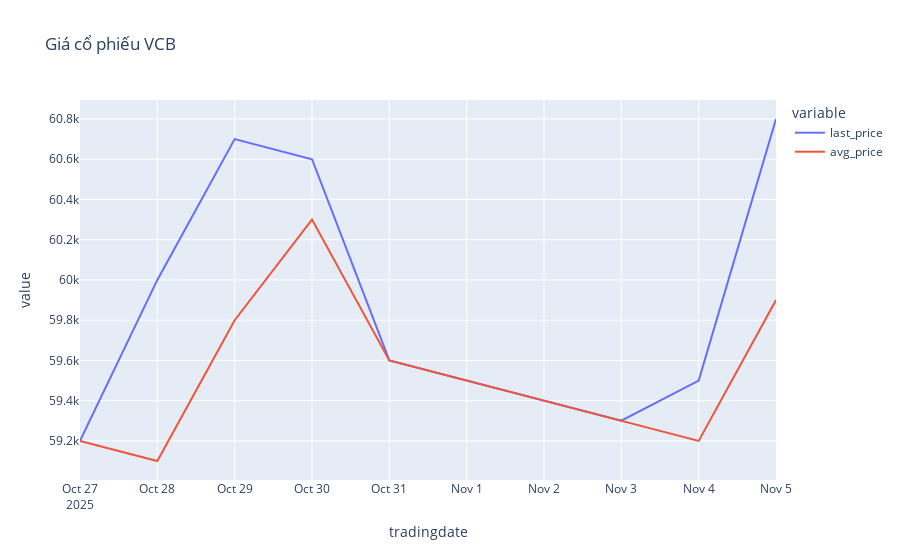

This figure's notebook cell:
### Code cell
symbol = "VCB"
df_symbol = pandas_df[pandas_df['symbol'] == symbol].sort_values('tradingdate')

fig = px.line(df_symbol, x='tradingdate', y=['last_price', 'avg_price'], title=f'Giá cổ phiếu {symbol}')
fig.show()

### Figure 1 — Plotly figure (JSON) as saved in the notebook; plotly's stock layout.template omitted (floating-point values rounded to 4 significant figures)
{"data": [{"hovertemplate": "variable=last_price<br>tradingdate=%{x}<br>value=%{y}<extra></extra>", "legendgroup": "last_price", "line": {"color": "#636efa", "dash": "solid"}, "marker": {"symbol": "circle"}, "mode": "lines", "name": "last_price", "orientation": "v", "showlegend": true, "type": "scatter", "x": ["2025-10-27", "2025-10-28", "2025-10-29", "2025-10-30", "2025-10-31", "2025-11-03", "2025-11-04", "2025-11-05"], "xaxis": "x", "y": [59200, 60000, 60700, 60600, 59600, 59300, 59500, 60800], "yaxis": "y"}, {"hovertemplate": "variable=avg_price<br>tradingdate=%{x}<br>value=%{y}<extra></extra>", "legendgroup": "avg_price", "line": {"color": "#EF553B", "dash": "solid"}, "marker": {"symbol": "circle"}, "mode": "lines", "name": "avg_price", "orientation": "v", "showlegend": true, "type": "scatter", "x": ["2025-10-27", "2025-10-28", "2025-10-29", "2025-10-30", "2025-10-31", "2025-11-03", "2025-11-04", "2025-11-05"], "xaxis": "x", "y": [59200, 59100, 59800, 60300, 59600, 59300, 59200, 59900], "yaxis": "y"}], "layout": {"legend": {"title": {"text": "variable"}, "tracegroupgap": 0}, "title": {"text": "Giá cổ phiếu VCB"}, "xaxis": {"anchor": "y", "domain": [0, 1], "title": {"text": "tradingdate"}}, "yaxis": {"anchor": "x", "domain": [0, 1], "title": {"text": "value"}}}}
